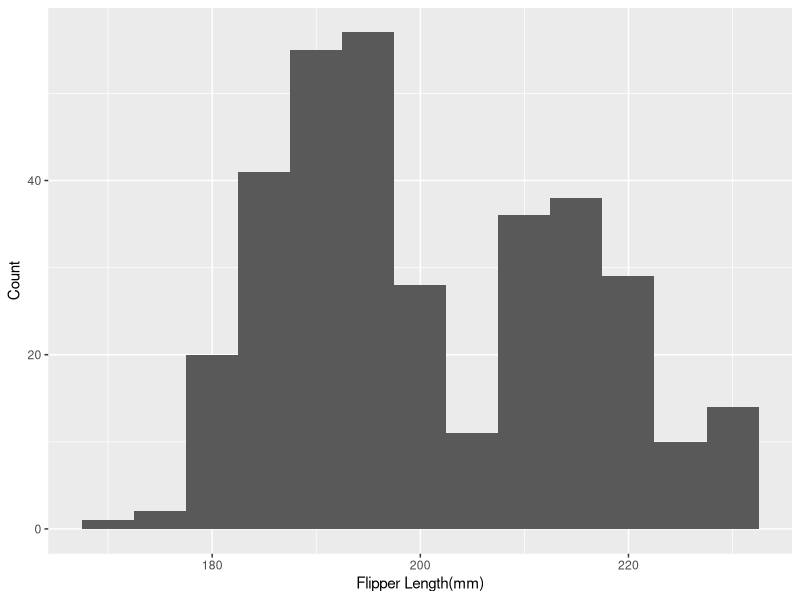
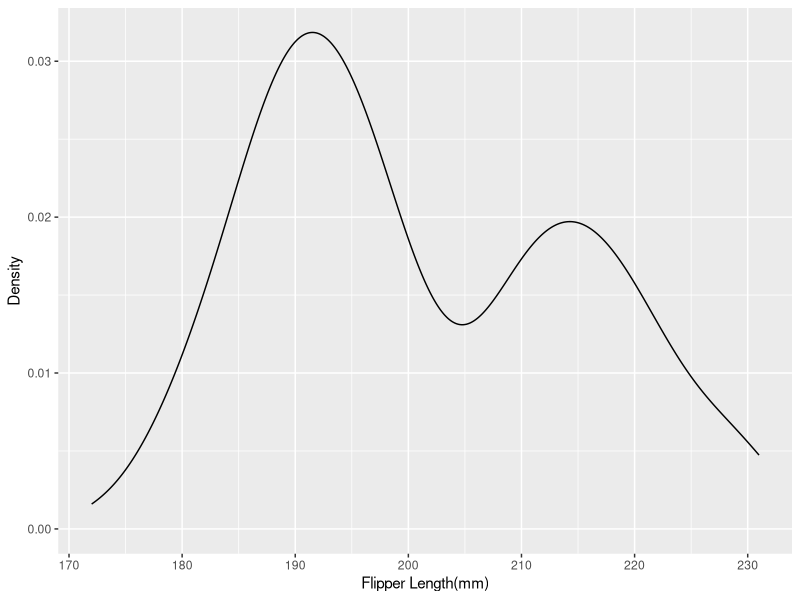
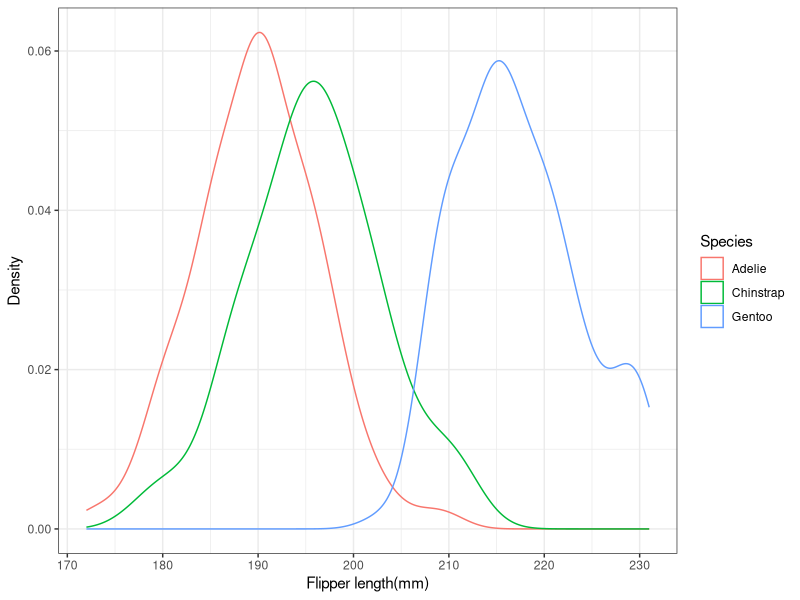
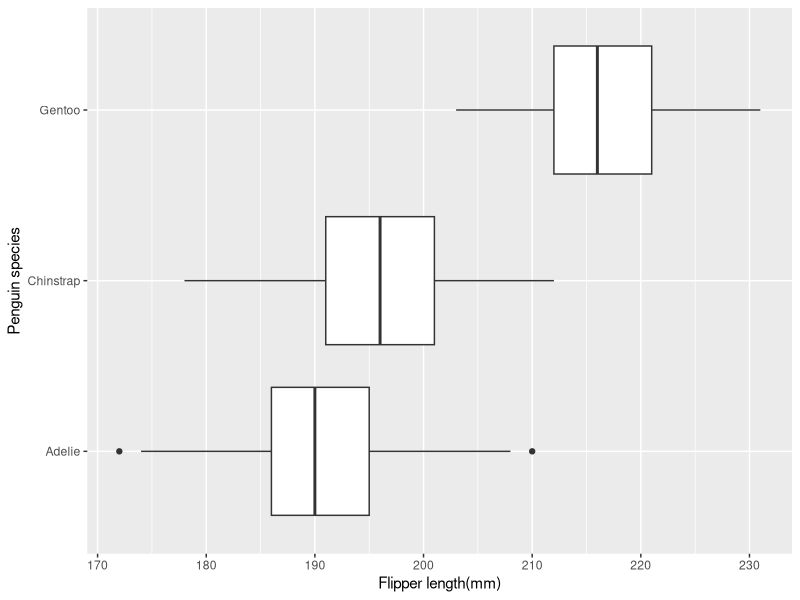
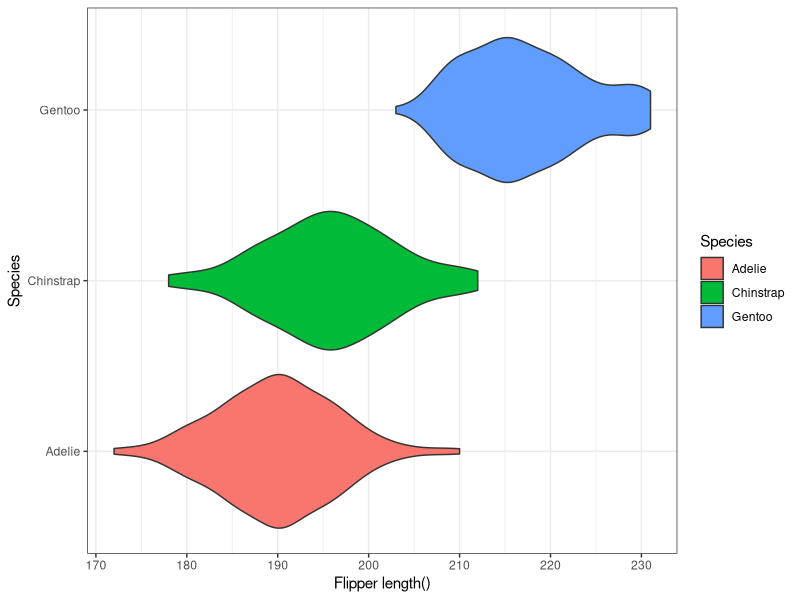
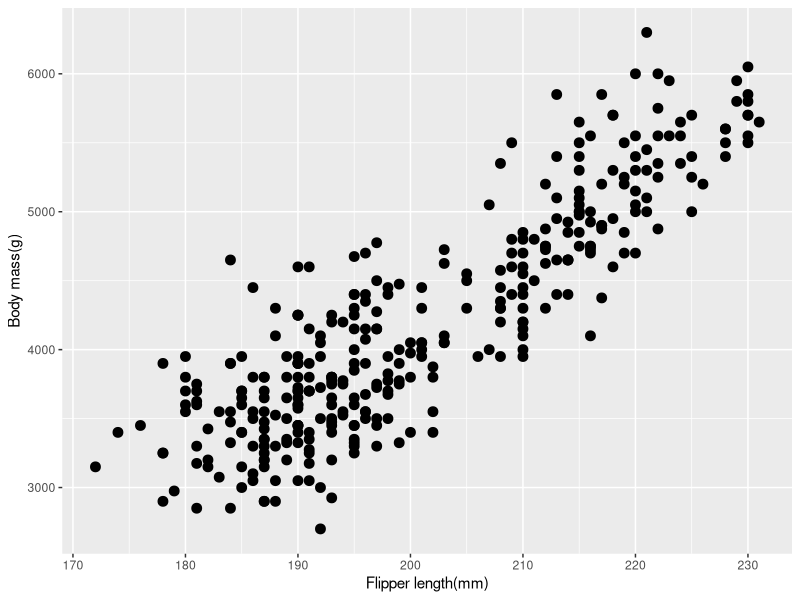
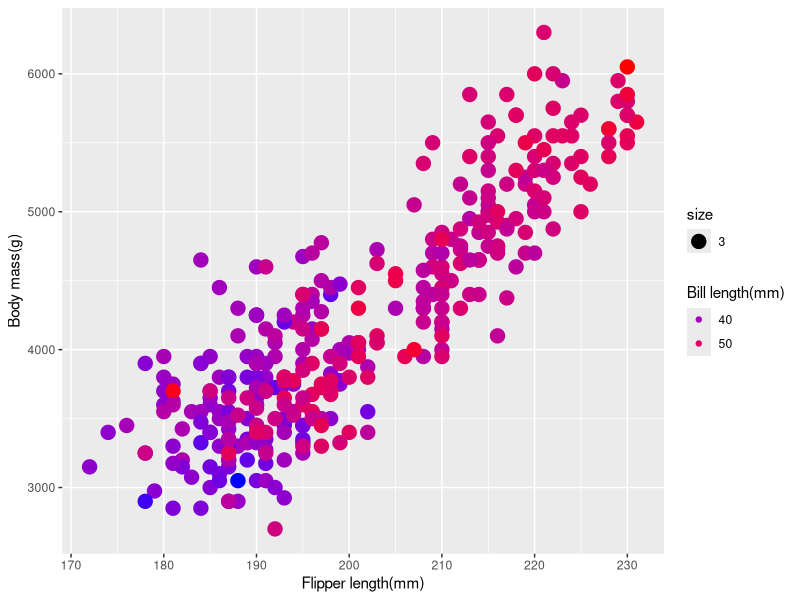
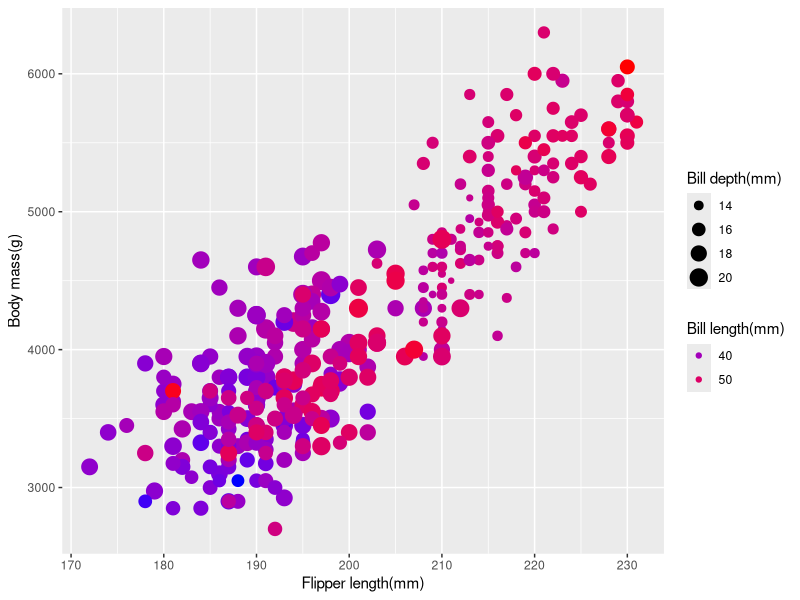

Generate these figures, in order, with R:
## ---- chunk 1
knitr::opts_chunk$set(echo = TRUE)
## ---- chunk 2
library(tidyverse)
library(palmerpenguins)
head(penguins)
## ---- chunk 3
univar_plot<-ggplot(data=penguins,aes(x=flipper_length_mm))+xlab("Flipper Length(mm)")
univar_plot+geom_histogram(binwidth=5)+ylab("Count")

## ---- chunk 4
univar_plot+geom_density(adjust=1)+ylab('Density')
## ---- chunk 5
ggplot(data=rename(penguins,Species=species),aes(x=flipper_length_mm,color=Species))+geom_density()+theme_bw()+xlab("Flipper length(mm)")+ylab("Density")
## ---- chunk 6
ggplot(data=penguins,aes(x=flipper_length_mm,y=species))+geom_boxplot()+xlab('Flipper length(mm)')+ylab("Penguin species")
## ---- chunk 7
ggplot(data=rename(penguins,Species=species),aes(x=flipper_length_mm,y=Species,fill=Species))+geom_violin()+theme_bw()+xlab("Flipper length()")
## ---- chunk 8
mass_flipper_scatter<-ggplot(data=penguins,aes(y=body_mass_g,x=flipper_length_mm))+xlab("Flipper length(mm)")+ylab("Body mass(g)")
mass_flipper_scatter+geom_point(size=3)
## ---- chunk 9
mass_flipper_scatter+geom_point(aes(color=bill_length_mm,size=3))+scale_color_gradient(low="blue",high="red")+guides(color=guide_legend("Bill length(mm)"))
## ---- chunk 10
mass_flipper_scatter+geom_point(aes(color=bill_length_mm,size=bill_depth_mm))+scale_color_gradient(low="blue",high="red")+guides(color=guide_legend("Bill length(mm)"),size=guide_legend("Bill depth(mm)"))
## ---- chunk 11
mass_flipper_scatter+geom_point(aes(color=species,shape=species))
## ---- chunk 12
mass_flipper_scatter+geom_text(aes(label=species,color=species))+guides(color=guide_legend("Species"))
## ---- chunk 13
mass_flipper_scatter+geom_point()+facet_wrap(~species)
## ---- chunk 14
trend_plot<-ggplot(data=filter(penguins,species=='Gentoo'),aes(y=body_mass_g,x=flipper_length_mm))+xlab("Flipper length(mm)")+ylab("Body mess(g)")+geom_point()
trend_plot+geom_smooth()
## ---- chunk 15
trend_plot+geom_smooth(method="lm")
## ---- chunk 16
min(filter(penguins,species=='Gentoo')$body_mass_g,na.rm=TRUE)
## ---- chunk 17
trend_plot+geom_smooth(method="lm")+geom_curve(x=220,xend=209,y=4250,yend=3975,arrow=arrow(length=unit(0.5,'cm')),curvature=0.1)+geom_text(x=225,y=4250,label="The lightest Gentoo \n penguin weighs 39.5 kg")
